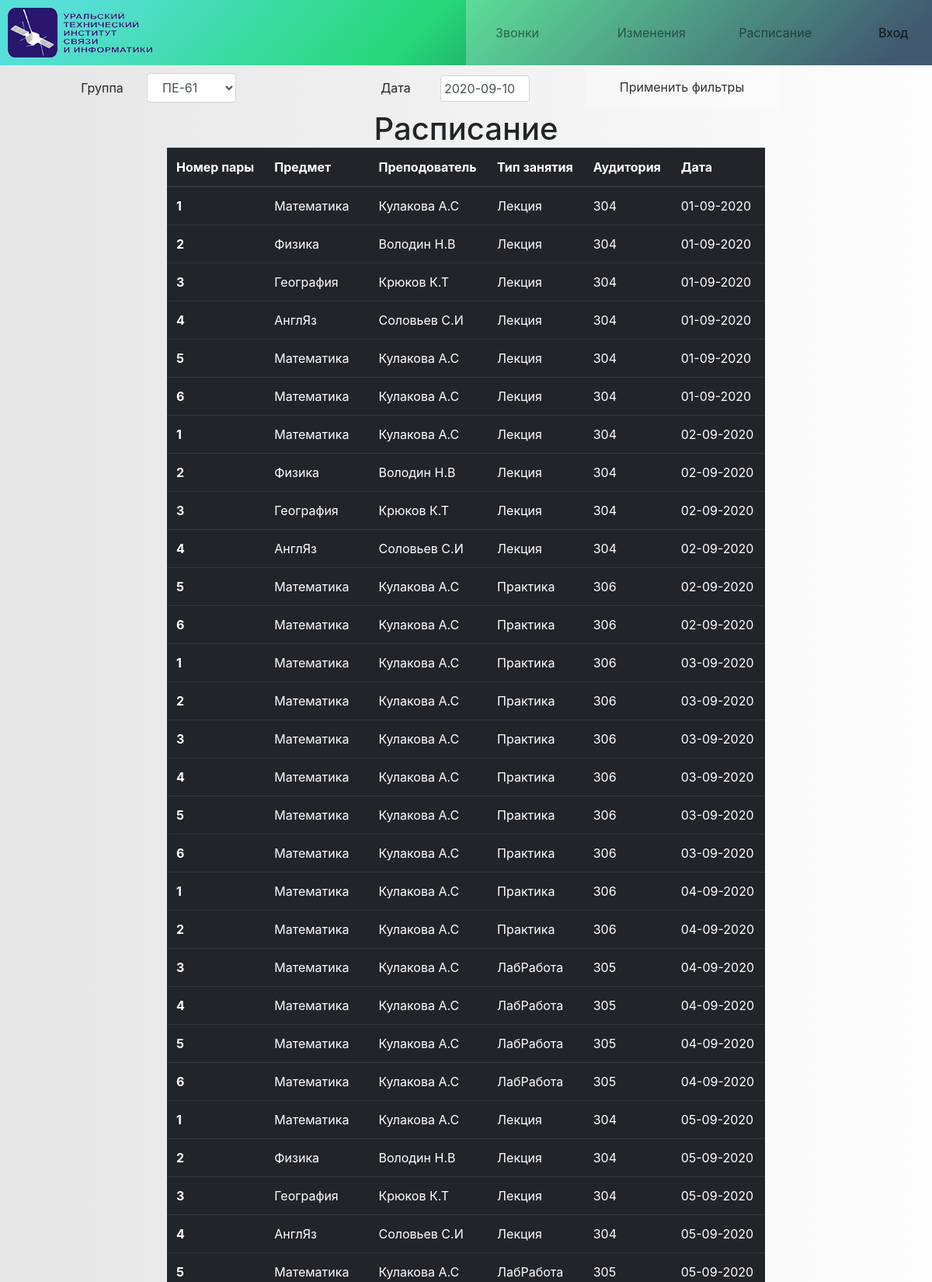
The page / (upper part) on the database its author committed.
### MainApp/models.py (models this page shows)
class MainTable(models.Model):
    STATUS_CHOICES = (
        ('draft', 'Draft'),
        ('published', 'Published'),
    )
    NLecii = models.IntegerField(null=True)
    Predmet = models.CharField(max_length=250, null=True)
    Prepod = models.CharField(max_length=250, null=True)
    Podgruppa = models.CharField(max_length=250, null=True)
    vremya = models.DateField(null=False)
    Auditoriya = models.CharField(max_length=250, null=True)
    teacherId = models.ForeignKey(
        settings.AUTH_USER_MODEL,
        on_delete=models.CASCADE,
        null=True
    )

### MainApp/views.py (the view, shortened to what this page needs)
# urls.py: url(r'^$', views.Main_list, name='Main_list'),
def Main_list(request):
    Result = MainTable.objects.all()
    return render(request, 'test.html', {'posts': Result, })

### MainApp/templates/test.html (shortened to what this page needs)
<!DOCTYPE html>
<html>
  <head>
    {% load static %}
    <link
      href="{% static 'css/bootstrap.css' %}"
      rel="stylesheet"
      type="text/css"
    />
    <link
      href="{% static 'css/bootstrap-grid.css' %}"
      rel="stylesheet"
      type="text/css"
    />
    <link
      href="{% static 'css/bootstrap-grid.min.css' %}"
      rel="stylesheet"
      type="text/css"
    />
    <link
      href="{% static 'css/bootstrap-reboot.min.css' %}"
      rel="stylesheet"
      type="text/css"
    />
    <link href="{% static 'css/main.css' %}" rel="stylesheet" type="text/css" />
    <link
      href="{% static 'css/datepicker.css' %}"
      rel="stylesheet"
      type="text/css"
    />
  </head>
  <body>
    {% include "includes/head.html" %}
    <div class="tableBlock" id="content">
      {% include "list.html" %}
    </div>
    <div class="tableBlock">
    <div class=" container-fluid col-lg-8 ">
        {% include "main_table.html" %}
    </div>
</div>
  </body>
</html>

### MainApp/templates/main_table.html
<div class="main_table container">
    <div class="row table-responsive m-auto">
        <h1 class="m-auto">Расписание {{dayRasp}}</h1>
        <table class="table table-hover table-dark ">
            <thead>
            <tr>
                <th  scope="col">Номер пары</th>
                <th  scope="col">Предмет</th>
                <th  scope="col">Преподователь</th>
                <th  scope="col">Тип занятия</th>
                <th  scope="col">Аудитория</th>
                <th  scope="col">Дата</th>
            </tr>
            </thead>
            <tbody>
            {% for post in posts %}
            <tr>
                <th scope="row">{{post.NLecii}}</th>
                <td>{{post.Predmet }}</td>
                <td>{{post.Prepod}}</td>
                <td>{{post.Podgruppa}}</td>
                <td>{{post.Auditoriya }}</td>
                <td>{{post.vremya |date:"d-m-Y"}}</td>
            </tr>
             {% endfor %}
            </tbody>
        </table>
    </div>
</div>

### MainApp/static/css/main.css (style rules this page uses)
.tableBlock { background: linear-gradient( 90deg, rgba(172, 172, 172, 0.3), rgba(240, 240, 240, 0.15) ); }
.main_table { padding: 0px; }

### rows shown on the page
MainTable: NLecii "1", Predmet "Математика", Prepod "Кулакова А.С", Podgruppa "Лекция", Auditoriya "304", vremya "01-09-2020"
MainTable: NLecii "2", Predmet "Физика", Prepod "Володин Н.В", Podgruppa "Лекция", Auditoriya "304", vremya "01-09-2020"
MainTable: NLecii "3", Predmet "География", Prepod "Крюков К.Т", Podgruppa "Лекция", Auditoriya "304", vremya "01-09-2020"
MainTable: NLecii "4", Predmet "АнглЯз", Prepod "Соловьев С.И", Podgruppa "Лекция", Auditoriya "304", vremya "01-09-2020"
MainTable: NLecii "5", Predmet "Математика", Prepod "Кулакова А.С", Podgruppa "Лекция", Auditoriya "304", vremya "01-09-2020"
MainTable: NLecii "6", Predmet "Математика", Prepod "Кулакова А.С", Podgruppa "Лекция", Auditoriya "304", vremya "01-09-2020"
MainTable: NLecii "1", Predmet "Математика", Prepod "Кулакова А.С", Podgruppa "Лекция", Auditoriya "304", vremya "02-09-2020"
MainTable: NLecii "2", Predmet "Физика", Prepod "Володин Н.В", Podgruppa "Лекция", Auditoriya "304", vremya "02-09-2020"
MainTable: NLecii "3", Predmet "География", Prepod "Крюков К.Т", Podgruppa "Лекция", Auditoriya "304", vremya "02-09-2020"
MainTable: NLecii "4", Predmet "АнглЯз", Prepod "Соловьев С.И", Podgruppa "Лекция", Auditoriya "304", vremya "02-09-2020"
MainTable: NLecii "5", Predmet "Математика", Prepod "Кулакова А.С", Podgruppa "Практика", Auditoriya "306", vremya "02-09-2020"
MainTable: NLecii "6", Predmet "Математика", Prepod "Кулакова А.С", Podgruppa "Практика", Auditoriya "306", vremya "02-09-2020"
MainTable: NLecii "1", Predmet "Математика", Prepod "Кулакова А.С", Podgruppa "Практика", Auditoriya "306", vremya "03-09-2020"
MainTable: NLecii "2", Predmet "Математика", Prepod "Кулакова А.С", Podgruppa "Практика", Auditoriya "306", vremya "03-09-2020"
MainTable: NLecii "3", Predmet "Математика", Prepod "Кулакова А.С", Podgruppa "Практика", Auditoriya "306", vremya "03-09-2020"
MainTable: NLecii "4", Predmet "Математика", Prepod "Кулакова А.С", Podgruppa "Практика", Auditoriya "306", vremya "03-09-2020"
MainTable: NLecii "5", Predmet "Математика", Prepod "Кулакова А.С", Podgruppa "Практика", Auditoriya "306", vremya "03-09-2020"
MainTable: NLecii "6", Predmet "Математика", Prepod "Кулакова А.С", Podgruppa "Практика", Auditoriya "306", vremya "03-09-2020"
MainTable: NLecii "1", Predmet "Математика", Prepod "Кулакова А.С", Podgruppa "Практика", Auditoriya "306", vremya "04-09-2020"
MainTable: NLecii "2", Predmet "Математика", Prepod "Кулакова А.С", Podgruppa "Практика", Auditoriya "306", vremya "04-09-2020"
MainTable: NLecii "3", Predmet "Математика", Prepod "Кулакова А.С", Podgruppa "ЛабРабота", Auditoriya "305", vremya "04-09-2020"
MainTable: NLecii "4", Predmet "Математика", Prepod "Кулакова А.С", Podgruppa "ЛабРабота", Auditoriya "305", vremya "04-09-2020"
MainTable: NLecii "5", Predmet "Математика", Prepod "Кулакова А.С", Podgruppa "ЛабРабота", Auditoriya "305", vremya "04-09-2020"
MainTable: NLecii "6", Predmet "Математика", Prepod "Кулакова А.С", Podgruppa "ЛабРабота", Auditoriya "305", vremya "04-09-2020"
MainTable: NLecii "1", Predmet "Математика", Prepod "Кулакова А.С", Podgruppa "Лекция", Auditoriya "304", vremya "05-09-2020"
MainTable: NLecii "2", Predmet "Физика", Prepod "Володин Н.В", Podgruppa "Лекция", Auditoriya "304", vremya "05-09-2020"
MainTable: NLecii "3", Predmet "География", Prepod "Крюков К.Т", Podgruppa "Лекция", Auditoriya "304", vremya "05-09-2020"
MainTable: NLecii "4", Predmet "АнглЯз", Prepod "Соловьев С.И", Podgruppa "Лекция", Auditoriya "304", vremya "05-09-2020"
MainTable: NLecii "5", Predmet "Математика", Prepod "Кулакова А.С", Podgruppa "ЛабРабота", Auditoriya "305", vremya "05-09-2020"
